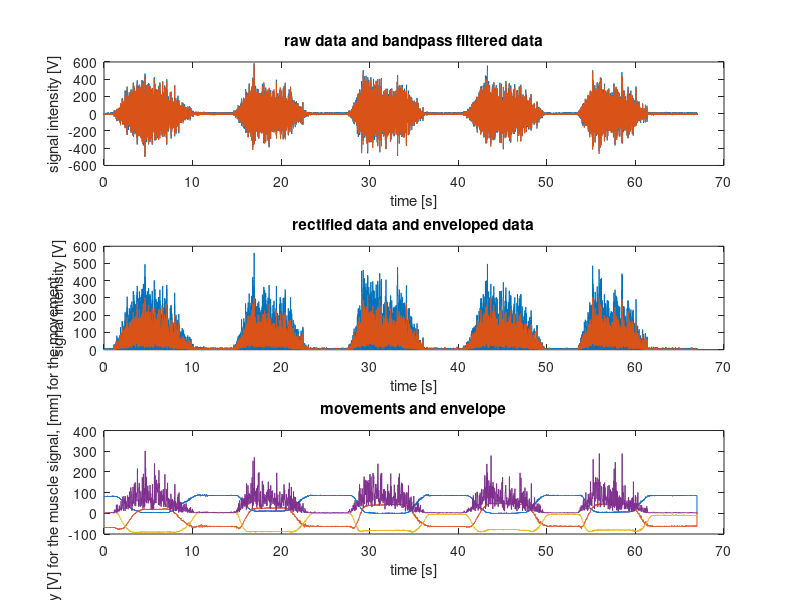

This chart was generated by the following MATLAB code:
% load the data:
data = load('ES1_emg.mat');

% devide the data between movement signals and EMG signal:
raw_data = data.Test2.matrix(:,1);
movement_x = data.Test2.matrix(:,2);
movement_y = data.Test2.matrix(:,3);
movement_z = data.Test2.matrix(:,4);

% define the band pass frequency for the filter, they will be used for
% filtering the noises from the signal:
band_pass = [0.03, 0.45];

% define te filter:
band_filter = fir1(300,band_pass,"bandpass");

%filtering the data:
filtered_data = filtfilt(band_filter, 1,raw_data);

% rectify the data:
rectified_data = abs(filtered_data);

% define the low pass filter used to create the envelope of the signal:

low_pass_filter = fir1(10,0.005,"low");

% filtering the data:
enveloped_data = filtfilt(low_pass_filter, 1,rectified_data);

% downsample the data:
down_sampled = downsample(enveloped_data, 50, 0);

% assign the right time for each valeu of the signals to plot them:
for i = 1:size(down_sampled,1)
    t_d(i,1) = (50/2000) * i;
end

for i = 1:size(movement_x,1)
    t_s(i,1) = (1/2000) * i;
end
    
% plot the results:
subplot(3,1,1),plot(t_s, raw_data), hold on, plot(t_s, filtered_data),title('raw data and bandpass filtered data'), xlabel("time [s]"), ylabel("signal intensity [V]");
subplot(3,1,2),plot(t_s, rectified_data), hold on, plot(t_s, enveloped_data),title('rectified data and enveloped data'), xlabel("time [s]"), ylabel("signal intensity [V]");
subplot(3,1,3),plot(t_s, movement_x * 100),hold on,plot(t_s, movement_y * 100),hold on,plot(t_s, movement_z * 100),hold on,plot(t_d, down_sampled),title('movements and envelope'), xlabel("time [s]"), ylabel("signal intensity [V] for the muscle signal, [mm] for the movement");

% i multiplied the movement signals by 100 so it is visible in the graph.

% Question A: because in that way we don't lose information about the
% frequency content of the signal

% Question B: as we can see from the third graph the muscle activation
% start in the same moment of the limb motion, that we can recognize will
% move in a diagonal direction in space since alle the movements signal
% along x, y, z change under the muscle activation.